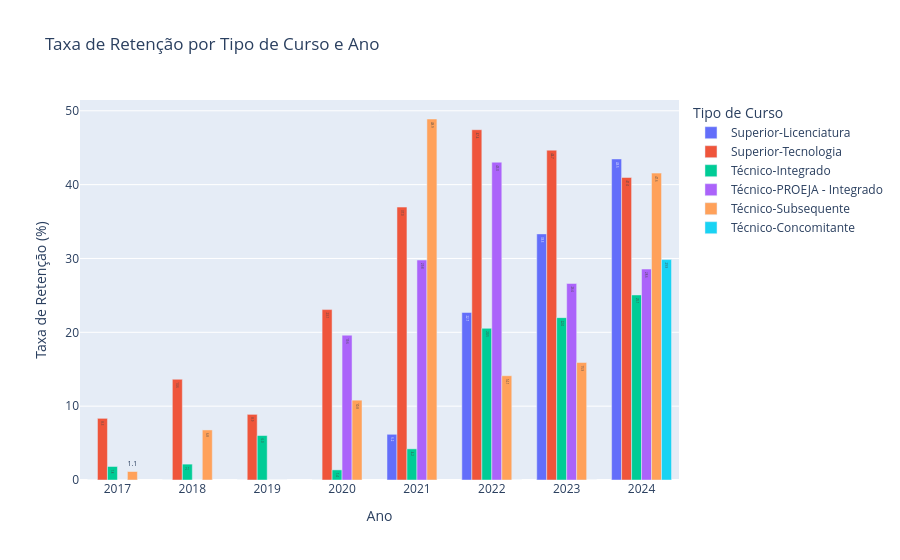

Notebook code cell kept with this figure:
### Markdown cell above
### 3.3. Gráficos

### Code cell
# 6: Indicador por tipo de curso e ano

fig_g6 = px.bar(
    ind_ano_tipo,
    x="Ano",
    y=INDICADOR,
    color="Tipo de Curso",
    barmode="group",   
    labels={"color": INDICADOR,  "Tipo de Curso": "Tipo de Curso", INDICADOR: f"{ROTULOS_INDICADORES[INDICADOR]} (%)"},
    title=f"{ROTULOS_INDICADORES[INDICADOR]} por Tipo de Curso e Ano",
    text_auto=".1f",
)
fig_g6.update_xaxes(tickmode="linear", dtick=1)
fig_g6.show()

### Figure 1 — Plotly figure (JSON) as saved in the notebook; plotly's stock layout.template omitted (floating-point values rounded to 4 significant figures)
{"data": [{"alignmentgroup": "True", "hovertemplate": "Tipo de Curso=Superior-Licenciatura<br>Ano=%{x}<br>Taxa de Retenção (%)=%{y}<extra></extra>", "legendgroup": "Superior-Licenciatura", "marker": {"color": "#636efa", "pattern": {"shape": ""}}, "name": "Superior-Licenciatura", "offsetgroup": "Superior-Licenciatura", "orientation": "v", "showlegend": true, "textposition": "auto", "texttemplate": "%{y:.1f}", "type": "bar", "x": [2017, 2018, 2019, 2020, 2021, 2022, 2023, 2024], "xaxis": "x", "y": [0.0, 0.0, 0.0, 0.0, 6.19, 22.69, 33.33, 43.48], "yaxis": "y"}, {"alignmentgroup": "True", "hovertemplate": "Tipo de Curso=Superior-Tecnologia<br>Ano=%{x}<br>Taxa de Retenção (%)=%{y}<extra></extra>", "legendgroup": "Superior-Tecnologia", "marker": {"color": "#EF553B", "pattern": {"shape": ""}}, "name": "Superior-Tecnologia", "offsetgroup": "Superior-Tecnologia", "orientation": "v", "showlegend": true, "textposition": "auto", "texttemplate": "%{y:.1f}", "type": "bar", "x": [2017, 2018, 2019, 2020, 2021, 2022, 2023, 2024], "xaxis": "x", "y": [8.35, 13.64, 8.89, 23.08, 36.96, 47.44, 44.67, 40.97], "yaxis": "y"}, {"alignmentgroup": "True", "hovertemplate": "Tipo de Curso=Técnico-Integrado<br>Ano=%{x}<br>Taxa de Retenção (%)=%{y}<extra></extra>", "legendgroup": "Técnico-Integrado", "marker": {"color": "#00cc96", "pattern": {"shape": ""}}, "name": "Técnico-Integrado", "offsetgroup": "Técnico-Integrado", "orientation": "v", "showlegend": true, "textposition": "auto", "texttemplate": "%{y:.1f}", "type": "bar", "x": [2017, 2018, 2019, 2020, 2021, 2022, 2023, 2024], "xaxis": "x", "y": [1.83, 2.15, 6.02, 1.37, 4.22, 20.54, 21.99, 25.06], "yaxis": "y"}, {"alignmentgroup": "True", "hovertemplate": "Tipo de Curso=Técnico-PROEJA - Integrado<br>Ano=%{x}<br>Taxa de Retenção (%)=%{y}<extra></extra>", "legendgroup": "Técnico-PROEJA - Integrado", "marker": {"color": "#ab63fa", "pattern": {"shape": ""}}, "name": "Técnico-PROEJA - Integrado", "offsetgroup": "Técnico-PROEJA - Integrado", "orientation": "v", "showlegend": true, "textposition": "auto", "texttemplate": "%{y:.1f}", "type": "bar", "x": [2017, 2018, 2019, 2020, 2021, 2022, 2023, 2024], "xaxis": "x", "y": [0.0, 0.0, 0.0, 19.61, 29.79, 43.04, 26.62, 28.57], "yaxis": "y"}, {"alignmentgroup": "True", "hovertemplate": "Tipo de Curso=Técnico-Subsequente<br>Ano=%{x}<br>Taxa de Retenção (%)=%{y}<extra></extra>", "legendgroup": "Técnico-Subsequente", "marker": {"color": "#FFA15A", "pattern": {"shape": ""}}, "name": "Técnico-Subsequente", "offsetgroup": "Técnico-Subsequente", "orientation": "v", "showlegend": true, "textposition": "auto", "texttemplate": "%{y:.1f}", "type": "bar", "x": [2017, 2018, 2019, 2020, 2021, 2022, 2023, 2024], "xaxis": "x", "y": [1.15, 6.78, 0.0, 10.81, 48.89, 14.12, 15.91, 41.56], "yaxis": "y"}, {"alignmentgroup": "True", "hovertemplate": "Tipo de Curso=Técnico-Concomitante<br>Ano=%{x}<br>Taxa de Retenção (%)=%{y}<extra></extra>", "legendgroup": "Técnico-Concomitante", "marker": {"color": "#19d3f3", "pattern": {"shape": ""}}, "name": "Técnico-Concomitante", "offsetgroup": "Técnico-Concomitante", "orientation": "v", "showlegend": true, "textposition": "auto", "texttemplate": "%{y:.1f}", "type": "bar", "x": [2022, 2023, 2024], "xaxis": "x", "y": [0.0, 0.0, 29.85], "yaxis": "y"}], "layout": {"barmode": "group", "legend": {"title": {"text": "Tipo de Curso"}, "tracegroupgap": 0}, "title": {"text": "Taxa de Retenção por Tipo de Curso e Ano"}, "xaxis": {"anchor": "y", "domain": [0, 1], "dtick": 1, "tickmode": "linear", "title": {"text": "Ano"}}, "yaxis": {"anchor": "x", "domain": [0, 1], "title": {"text": "Taxa de Retenção (%)"}}}}
